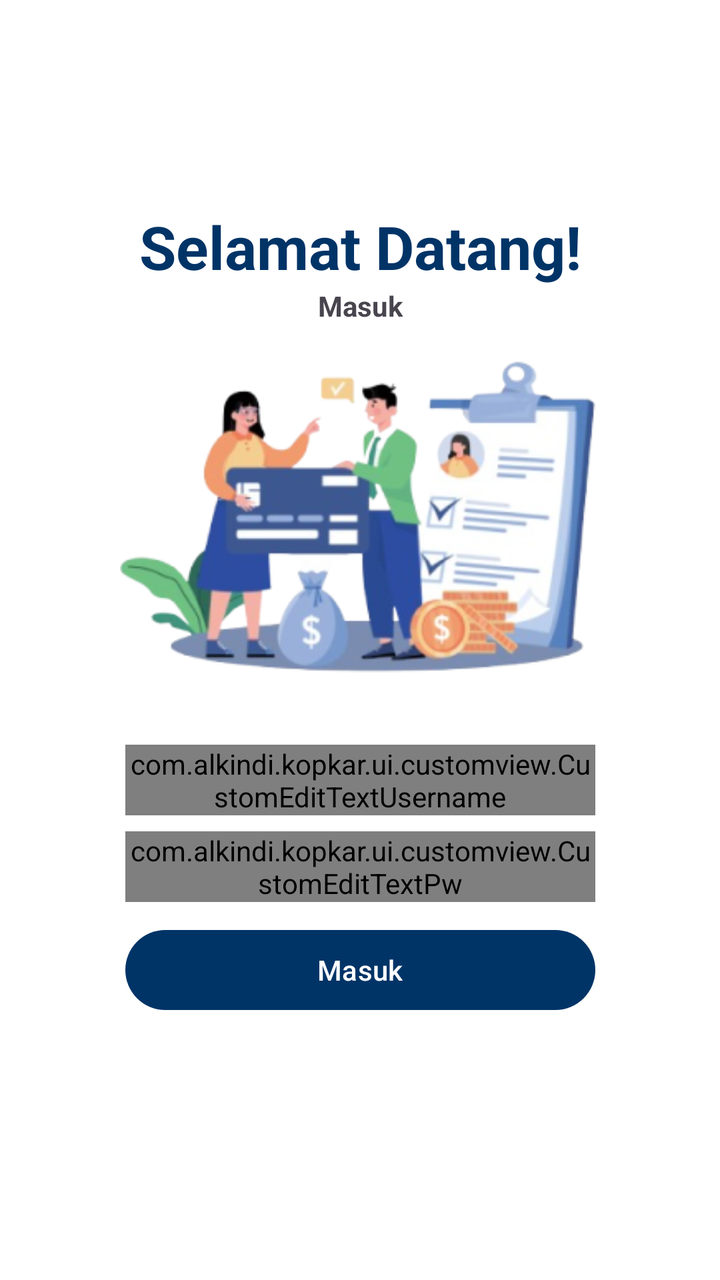
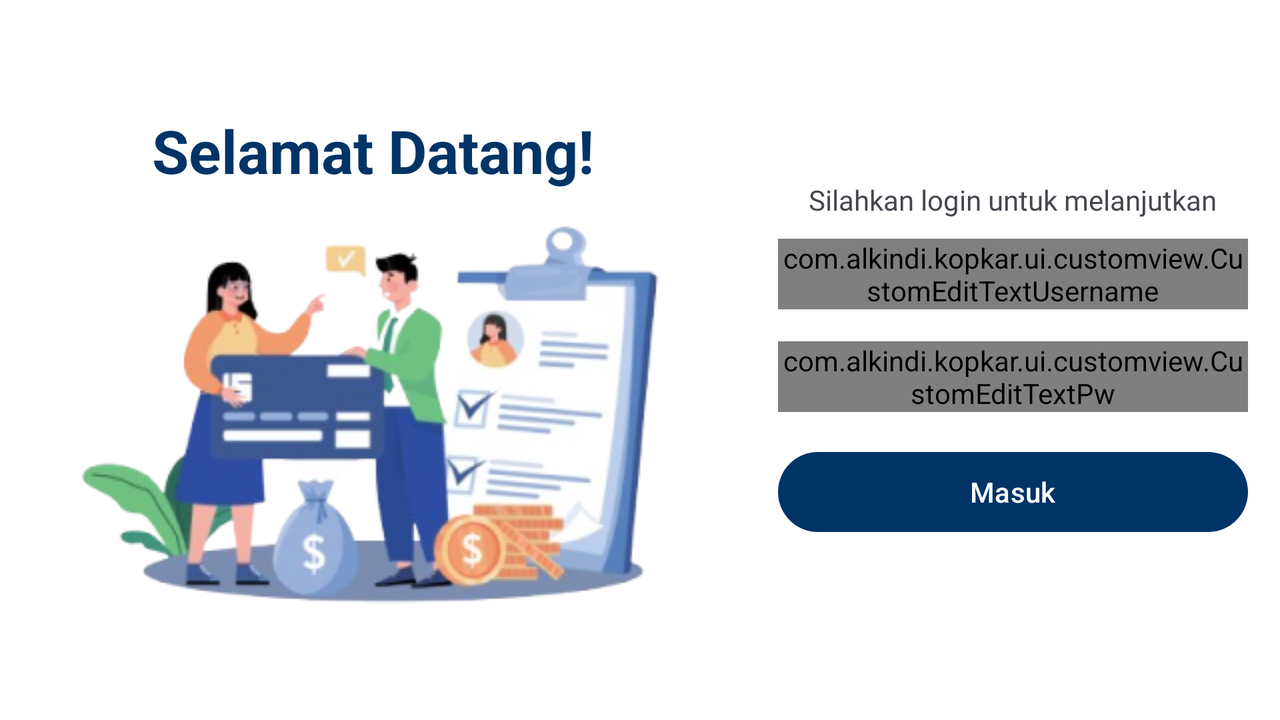

One screen, two layout resources from the same app: the default and the repository's alternative for another configuration. Each is rendered where Android would select it; the XML of both is given below.
<!-- AndroidManifest.xml: application theme Theme.GCGAKOR -->
<!-- res/layout/activity_login.xml -->
<?xml version="1.0" encoding="utf-8"?>
<androidx.constraintlayout.widget.ConstraintLayout xmlns:android="http://schemas.android.com/apk/res/android"
    xmlns:app="http://schemas.android.com/apk/res-auto"
    xmlns:tools="http://schemas.android.com/tools"
    android:id="@+id/main"
    android:layout_width="match_parent"
    android:layout_height="match_parent"
    tools:context=".ui.activity.LoginActivity">

    <TextView
        android:id="@+id/tvWelcome"
        android:layout_width="wrap_content"
        android:layout_height="wrap_content"
        android:layout_marginTop="103dp"
        android:text="@string/txt_selamat_datang"
        android:textColor="@color/txt_blue"
        android:textSize="30sp"
        android:textStyle="bold"
        app:layout_constraintEnd_toEndOf="parent"
        app:layout_constraintStart_toStartOf="parent"
        app:layout_constraintTop_toTopOf="parent" />

    <TextView
        android:id="@+id/textView"
        android:layout_width="wrap_content"
        android:layout_height="wrap_content"
        android:text="Masuk"
        android:textStyle="bold"
        app:layout_constraintEnd_toEndOf="parent"
        app:layout_constraintStart_toStartOf="parent"
        app:layout_constraintTop_toBottomOf="@+id/tvWelcome" />

    <ImageView
        android:id="@+id/imIllustration"
        android:layout_width="240dp"
        android:layout_height="wrap_content"
        android:src="@drawable/akor_login_illustration"
        app:layout_constraintEnd_toEndOf="parent"
        app:layout_constraintStart_toStartOf="parent"
        app:layout_constraintTop_toBottomOf="@+id/textView" />

    <com.alkindi.kopkar.ui.customview.CustomEditTextUsername
        android:id="@+id/edtUsername"
        android:layout_width="235dp"
        android:singleLine="true"
        android:textSize="15sp"
        android:layout_height="wrap_content"
        android:layout_marginTop="16dp"
        app:layout_constraintEnd_toEndOf="parent"
        app:layout_constraintStart_toStartOf="parent"
        app:layout_constraintTop_toBottomOf="@+id/imIllustration" />

    <com.alkindi.kopkar.ui.customview.CustomEditTextPw
        android:id="@+id/edtPassword"
        android:layout_width="235dp"
        android:layout_marginTop="8dp"
        android:inputType="textPassword"
        android:textSize="15sp"
        android:layout_height="wrap_content"
        app:layout_constraintEnd_toEndOf="parent"
        app:layout_constraintStart_toStartOf="parent"
        app:layout_constraintTop_toBottomOf="@+id/edtUsername" />

    <TextView
        android:id="@+id/tvWarningLogin"
        android:layout_width="wrap_content"
        android:layout_height="wrap_content"
        android:text="Username / Password salah"
        android:textSize="10sp"
        android:padding="5dp"
        android:visibility="gone"
        android:layout_marginStart="90dp"
        android:textColor="@color/danger_color"
        app:layout_constraintStart_toStartOf="parent"
        app:layout_constraintTop_toBottomOf="@id/edtPassword" />

    <Button
        android:id="@+id/btnMasuk"
        android:layout_width="235dp"
        android:layout_height="wrap_content"
        android:layout_marginTop="10dp"
        android:text="Masuk"
        app:layout_constraintEnd_toEndOf="parent"
        app:layout_constraintStart_toStartOf="parent"
        app:layout_constraintTop_toBottomOf="@id/tvWarningLogin"
         />
    <ProgressBar
        android:id="@+id/progressBar"
        android:layout_width="wrap_content"
        android:layout_height="wrap_content"
        app:layout_constraintStart_toStartOf="parent"
        app:layout_constraintTop_toTopOf="parent"
        android:visibility="gone"
        app:layout_constraintEnd_toEndOf="parent"
        app:layout_constraintBottom_toBottomOf="parent"/>

</androidx.constraintlayout.widget.ConstraintLayout>
<!-- resources referenced by this layout -->
<resources>
  <color name="danger_color">#FFF10520</color>
  <color name="txt_blue">#003467</color>
  <!-- drawable akor_login_illustration: png bitmap (drawable, 82380 bytes) -->
  <string name="txt_selamat_datang">Selamat Datang!</string>
  <style name="Theme.GCGAKOR" parent="Base.Theme.GCGAKOR" />
  <style name="Base.Theme.GCGAKOR" parent="Theme.Material3.Light.NoActionBar">
          
          
          <item name="android:forceDarkAllowed" tools:targetApi="q">false</item>
  
          <item name="android:windowBackground">#FFFFFF</item>
  
          <item name="colorPrimary">#003467</item>
          
          <item name="colorPrimaryDark">#003467</item>
          
  
          
          <item name="colorButtonNormal">#003467</item>
          <item name="android:colorButtonNormal">#003467</item>
      </style>
</resources>
<!-- res/layout-land/activity_login.xml (the repository's variant of the layout above) -->
<!-- drawn on the phone turned sideways -->
<?xml version="1.0" encoding="utf-8"?>
<androidx.constraintlayout.widget.ConstraintLayout xmlns:android="http://schemas.android.com/apk/res/android"
    xmlns:app="http://schemas.android.com/apk/res-auto"
    xmlns:tools="http://schemas.android.com/tools"
    android:id="@+id/main"
    android:layout_width="match_parent"
    android:layout_height="match_parent"
    tools:context=".ui.activity.LoginActivity">


    <LinearLayout
        android:layout_width="0dp"
        android:layout_height="wrap_content"
        android:layout_weight="1"
        android:orientation="vertical"
        android:padding="16dp"
        app:layout_constraintBottom_toBottomOf="parent"
        app:layout_constraintEnd_toStartOf="@id/formContainer"
        app:layout_constraintStart_toStartOf="parent"
        app:layout_constraintTop_toTopOf="parent">


        <TextView
            android:id="@+id/tvWelcome"
            android:layout_width="match_parent"
            android:layout_height="wrap_content"
            android:layout_marginBottom="16dp"
            android:text="@string/txt_selamat_datang"
            android:textAlignment="center"
            android:textColor="@color/txt_blue"
            android:textSize="30sp"
            android:textStyle="bold" />


        <ImageView
            android:id="@+id/imIllustration"
            android:layout_width="wrap_content"
            android:layout_height="wrap_content"
            android:layout_gravity="center_horizontal"
            android:contentDescription="Login Illustration"
            android:src="@drawable/akor_login_illustration" />

    </LinearLayout>

    <ProgressBar
        android:id="@+id/progressBar"
        android:layout_width="wrap_content"
        android:layout_height="wrap_content"
        app:layout_constraintBottom_toBottomOf="parent"
        app:layout_constraintEnd_toEndOf="parent"
        android:visibility="gone"
        app:layout_constraintStart_toStartOf="parent"
        app:layout_constraintTop_toTopOf="parent" />
    
    <LinearLayout
        android:id="@+id/formContainer"
        android:layout_width="0dp"
        android:layout_height="wrap_content"
        android:layout_weight="1"
        android:gravity="center"
        android:orientation="vertical"
        android:padding="16dp"
        app:layout_constraintBottom_toBottomOf="parent"
        app:layout_constraintEnd_toEndOf="parent"
        app:layout_constraintTop_toTopOf="parent">

        <TextView
            android:layout_width="wrap_content"
            android:layout_height="wrap_content"
            android:layout_marginBottom="10dp"
            android:fontFamily="@font/poppins_bold"
            android:text="Silahkan login untuk melanjutkan" />

        
        <com.alkindi.kopkar.ui.customview.CustomEditTextUsername
            android:id="@+id/edtUsername"
            android:layout_width="235dp"
            android:layout_height="wrap_content"
            android:layout_marginBottom="16dp" />

        
        <com.alkindi.kopkar.ui.customview.CustomEditTextPw
            android:id="@+id/edtPassword"
            android:layout_width="235dp"
            android:layout_height="wrap_content"
            android:layout_marginBottom="16dp"
            android:inputType="textPassword" />

        
        <Button
            android:id="@+id/btnMasuk"
            android:layout_width="235dp"
            android:layout_height="wrap_content"
            android:text="Masuk" />

        <TextView
            android:id="@+id/tvWarningLogin"
            android:layout_width="match_parent"
            android:layout_height="wrap_content"
            android:text="Warning Message"
            android:textColor="#F10520"
            android:visibility="gone" />
    </LinearLayout>

</androidx.constraintlayout.widget.ConstraintLayout>
<!-- resources referenced by the variant -->
<!-- as the phone turned sideways resolves them -->
<resources>
  <color name="txt_blue">#003467</color>
  <!-- drawable akor_login_illustration: png bitmap (drawable, 82380 bytes) -->
  <string name="txt_selamat_datang">Selamat Datang!</string>
  <style name="Theme.GCGAKOR" parent="Base.Theme.GCGAKOR" />
  <style name="Base.Theme.GCGAKOR" parent="Theme.Material3.Light.NoActionBar">
          
          
          <item name="android:forceDarkAllowed" tools:targetApi="q">false</item>
  
          <item name="android:windowBackground">#FFFFFF</item>
  
          <item name="colorPrimary">#003467</item>
          
          <item name="colorPrimaryDark">#003467</item>
          
  
          
          <item name="colorButtonNormal">#003467</item>
          <item name="android:colorButtonNormal">#003467</item>
      </style>
</resources>
